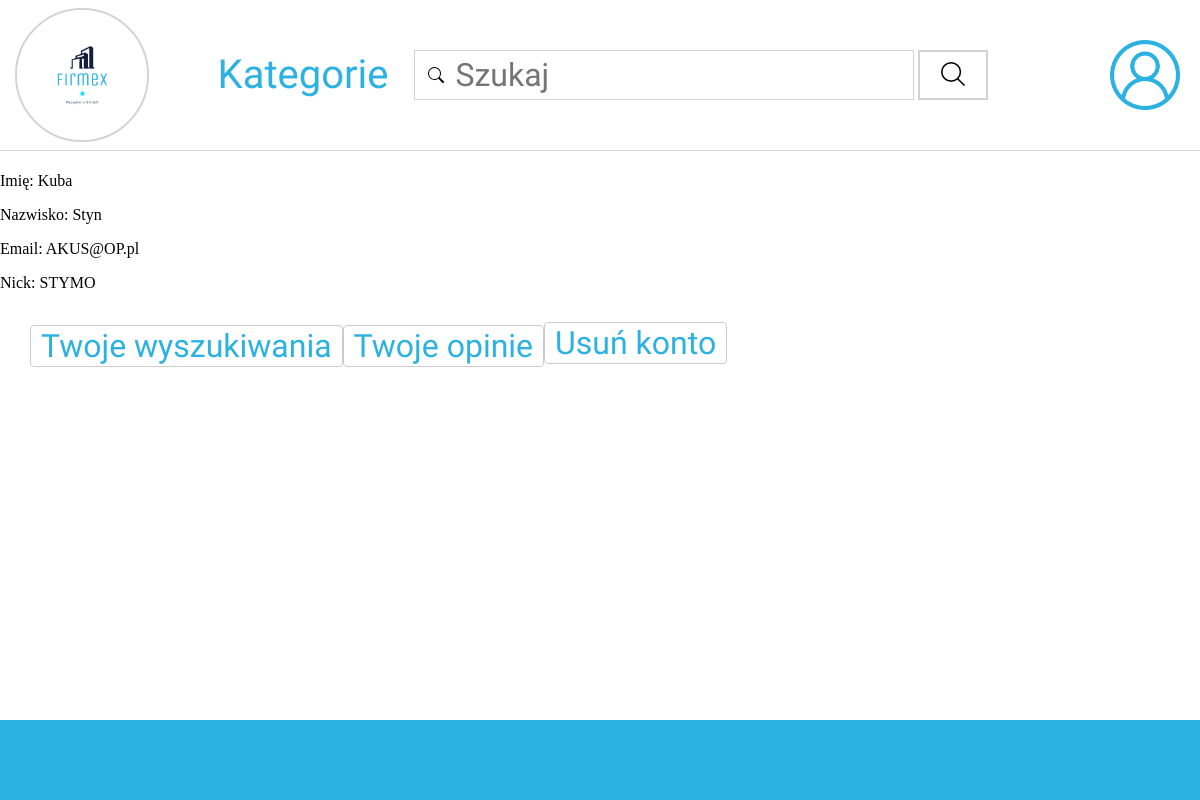
Screenshot of /account (signed in) with the database file from the repository.
### app.py (models this page shows, shortened)
class Users(db.Model):
    id = db.Column(db.Integer, primary_key=True)
    name = db.Column(db.String, nullable=False)
    surname = db.Column(db.String, nullable=False)
    email = db.Column(db.String, nullable=False)
    password = db.Column(db.String, nullable=False)
    nickName = db.Column(db.String, nullable=False)
    resetCode = db.Column(db.String, nullable=False)
    is_active = True

### app.py (the view)
@app.route('/account', methods=['GET', 'POST'])
def account():
    if not current_user.is_authenticated:
        return redirect(url_for('login'))
    return render_template('account.html', form=form, current_user=current_user)

### app.py (called while the page is built)
@login_manager.user_loader
def load_user(user_id):
    return Users.query.get(int(user_id))

### templates/account.html (shortened to what this page needs)
<!DOCTYPE html>
<html lang="en">
<head>
    <link rel="stylesheet" href="../static/styles/style.css">
    <link rel="stylesheet" href="../static/styles/account.css">
    <link rel="stylesheet" href="https://cdnjs.cloudflare.com/ajax/libs/font-awesome/5.15.3/css/all.min.css">
</head>
<body>
{% block nav %}
<div class="nav">
    <div class="logo">
        <a href="/"><img src="../static/img/logo.png" alt="logo" class="company-logo"></a>
    </div>
            <a href="{{ url_for('category') }}">
                <button class="category">Kategorie</button>
            </a>
            <div class="searcher-container">
                <form action="{{ url_for('search_companies') }}" method="GET">
                    <input class="searcher-input" type="search" name="query" placeholder="Szukaj">
                    <button type="submit" class="search_button"><img src="../static/img/search.png"></button>
                </form>
            </div>
    <div class="account">
        <div class="account-info">
            <img src="../static/img/user.png" alt="user" class="account-icon">
        </div>
    </div>
</div>
{% endblock %}
{% block content %}
<div class="data-container">
    <p>Imię: {{ current_user.name }}</p>
    <p>Nazwisko: {{ current_user.surname }}</p>
    <p>Email: {{ current_user.email }}</p>
    <p>Nick: {{ current_user.nickName }}</p>
    <div class="account-actions">
        <div><a href="{{ url_for('last_searches') }}?userId={{ current_user.id }}" class="account-button">Twoje
            wyszukiwania</a></div>
        <div><a href="{{ url_for('your_opinions') }}?userId={{ current_user.id }}" class="account-button">Twoje
            opinie</a></div>
        <div>
            <form id="delete-account-form" action="{{ url_for('delete_account') }}" method="POST">
                <button id="delete-account-button" type="submit" class="account-button">Usuń konto</button>
            </form>
        </div>
    </div>
</div>
{% endblock %}
<div class="footer">
</div>
</body>
</html>

### static/styles/style.css (style rules this page uses)
html, body { height: 100%; width: 100%; margin: 0; padding: 0; }
.nav { position: relative; height: 150px; border-bottom: lightgrey 1px solid; display: flex; justify-content: center; align-items: center; }
.logo { position: absolute; left: 15px; top: 8px; z-index: 2; }
.company-logo { width: 130px; height: 130px; border-radius: 50%; border: lightgrey 2px solid; }
.category { font-family: 'Unica One'; font-style: normal; font-weight: 400; font-size: 40px; line-height: 76px; color: #2BB1E2; background-color: transparent; border: none; margin-right: 20px; }
a { text-decoration: none; }
.searcher-input { padding: 9px 4px 9px 40px; border: 1px solid lightgrey; width: 500px; height: 50px; font-family: 'Unica One'; font-style: normal; font-weight: 400; font-size: 32px; line-height: 38px; }
.search_button { height: 50px; width:70px; background-color: white; border: lightgrey 2px solid; }
.account { position: absolute; right: 20px; top: 40px; z-index: 2; display:flex; flex-direction: column; justify-content: flex-end; align-items: flex-end; }
.account-info { display:flex; padding: 0 0 1em 0; justify-content: flex-end; }
.account-icon { width: 70px; height: 70px; padding: 0 0 0 15px; display: inline-block; }
.login, .register, .account-button, .logout { padding: 1px 10px; margin-bottom: 5px; background-color: white; border: 1px solid #ccc; border-radius: 4px; cursor: pointer; font-family: 'Unica One'; font-style: normal; font-weight: 400; font-size: 32px; line-height: 38px; color: #2BB1E2; text-decoration: none; }
.footer { position: fixed; bottom: 0; width: 100%; height: 80px; text-align: center; background-color: #2BB1E2; }
.account-actions { display: flex; flex-direction: row; align-items: center; margin: 20px; padding: 10px; }

### static/styles/account.css (style rules this page uses)
a { text-decoration: none; }

### rows the page displays
Users: name "Kuba", surname "Styn", email "AKUS@OP.pl", nickName "STYMO"
